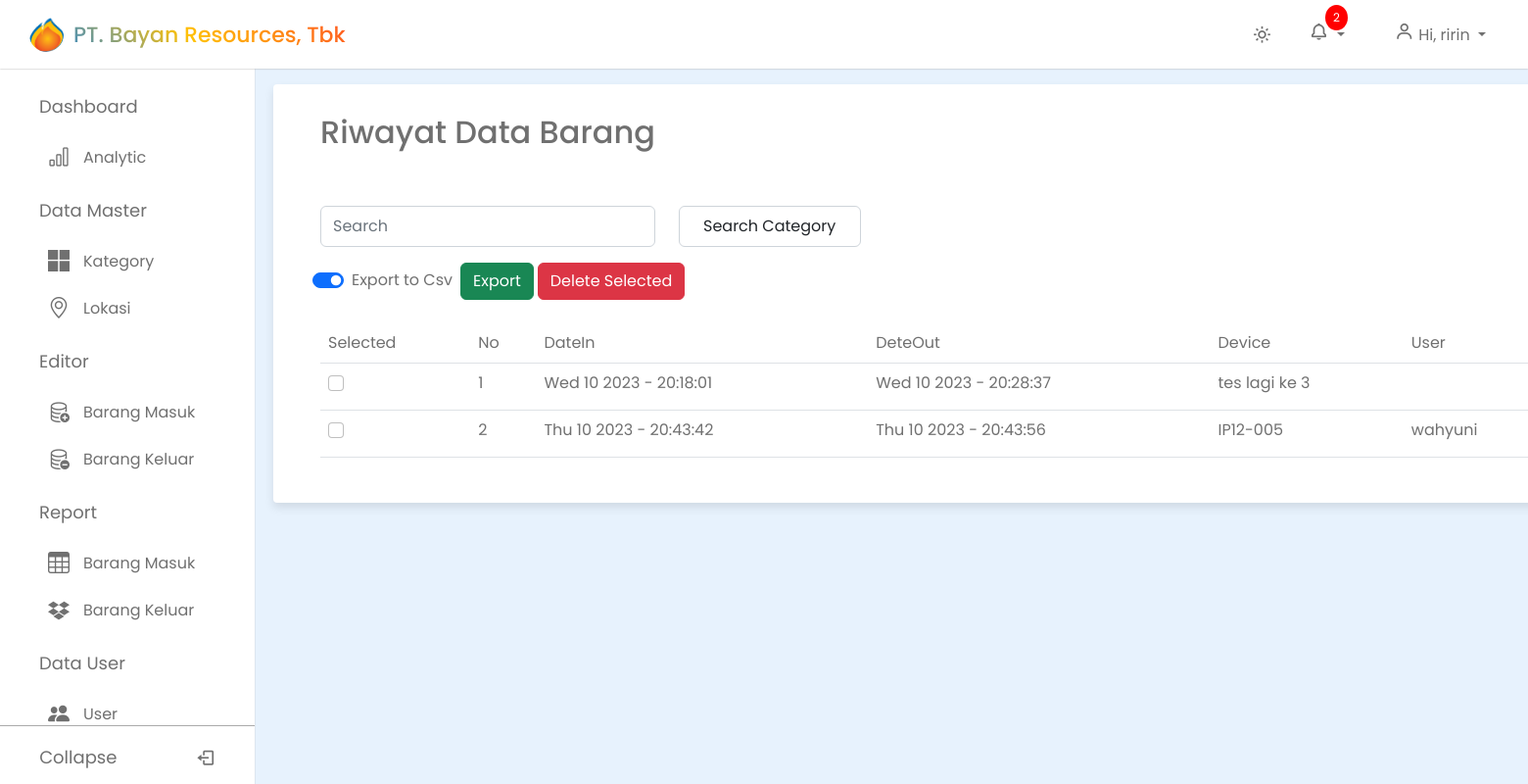
The app's page /dashboard/riwayatdata (signed in) with its own data.
### gudang/models.py (models this page shows, shortened)
class BarangKeluar(models.Model):
    nama = models.ForeignKey(
        User, on_delete=models.CASCADE, blank=True, null=True)
    date_keluar = models.CharField(max_length=100, blank=True, null=True)
    date_masuk = models.CharField(max_length=100, blank=True, null=True)
    device = models.TextField(max_length=100)
    user = models.TextField(max_length=100)
    pc = models.TextField(max_length=100)
    os = models.TextField(max_length=100)
    cpu = models.TextField(max_length=100)
    vga = models.TextField(max_length=100)
    ram = models.TextField(max_length=100)
    model = models.TextField(max_length=100)
    serialnumber = models.TextField(max_length=100)
    description = models.TextField(max_length=100)
    kategori = models.ForeignKey(Kategori, on_delete=models.CASCADE)
    lokasi = models.ForeignKey(Lokasi, on_delete=models.CASCADE, blank=True, null=True)
    class Meta:
        verbose_name_plural = "barang keluar"

### gudang/views.py (the view)
# urls.py: path("riwayatdata", tbriwayatdata, name="riwayatdata"),
@login_required
def tbriwayatdata(request):
    template_name = "tbriwayatbarang.html"
    global results
    results = None
    riwayatDT = BarangKeluar.objects.all()
    kategori = Kategori.objects.all()
    get_kategori = str(request.POST.get('kategori'))
    get_search = request.POST.get('search')
    print(get_kategori)
    print(get_search)
    search_category = BarangKeluar.objects.filter(
        kategori__kategori__contains=get_kategori)
    if get_search:
        queries = Q(date_masuk__icontains=get_search) | Q(date_keluar__icontains=get_search) | Q(device__icontains=get_search) | Q(user__icontains=get_search) | Q(pc__icontains=get_search) | Q(os__icontains=get_search) | Q(
            cpu__icontains=get_search) | Q(vga__icontains=get_search) | Q(ram__icontains=get_search) | Q(model__icontains=get_search) | Q(serialnumber__icontains=get_search) | Q(description__icontains=get_search)
        results = BarangKeluar.objects.filter(queries)
    elif get_kategori:
        results = BarangKeluar.objects.filter(
            kategori__kategori__contains=get_kategori)
    context = {
        "riwayatDT": riwayatDT,
        'kategori': kategori,
        's_kategori': search_category,
        'get_kategori': get_kategori,
        'get_search': get_search,
        'results': results,
    }
    return render(request, template_name, context)

### gudang/models.py (called while the page is built)
    def __str__(self):
        return self.kategori

    def __str__(self):
        return self.lokasi

### templates/tbriwayatbarang.html (shortened to what this page needs)
{% extends "base.html" %} {% block content %}
<div class="container-fluid px-5 col-2 rounded-1">
  <h2 class="title">Riwayat Data Barang</h2>
  <br />
  <div class="row g-3 align-item-center mt-2 mb-4">
    <div class="col-auto">
      <form
        class="d-flex"
        role="search"
        method="post"
        action="{% url 'riwayatdata' %}"
      >
        <input
          class="form-control me-2 py-2"
          type="search"
          name="search"
          placeholder="Search"
          aria-label="Search"
        />
      </form>
    </div>
    <div class="col-auto">
      <form
        class="d-flex"
        role="search"
        method="post"
        action="{% url 'riwayatdata' %}"
      >
        <select
          id="inputState"
          class="form-control py-0 px-4 m-0"
          name="kategori"
          onchange="this.form.submit()"
        >
          <option selected>Search Category</option>
        </select>
      </form>
    </div>
    <div>
      <div class="d-flex align-items-center">
        <form
          action="{% url 'exportcsv' %}"
          class="d-flex align-items-center row g-3"
        >
          <div class="form-check form-switch col-auto">
            <input
              class="form-check-input"
              type="checkbox"
              role="switch"
              id="flexSwitchCheckChecked"
              onclick="myFunction()"
              checked
            />
            <label
              class="form-check-label title"
              id="labelcsv"
              for="flexSwitchCheckChecked"
              >Export to Csv</label
            >
          </div>
          <button type="submit" class="col-auto btn btn-success" id="exp">
            Export
          </button>
        </form>
        <div class="row m-lg-0">
          <div class="col">
            <button type="button" class="btn btn-danger" id="deleteSelected">Delete Selected</button>
          </div>
      </div>
      </div>
    </div>
  </div>
  <div class="row">
    <form id="deleteForm" method="post" action="{% url 'delete_selected' %}">
      <table class="table">
        <thead>
          <tr>
            <td class="col">Selected</td>
            <td class="col">No</td>
            <td class="col">DateIn</td>
            <td class="col">DeteOut</td>
            <td class="col">Device</td>
            <td class="col">User</td>
          </tr>
        </thead>
        {% if not results %}
        <tbody>
          {% for data in riwayatDT %}
          <tr>
            <td>
              <input
                type="checkbox"
                class="form-check-input"
                name="selected_items"
                value="{{ data.id }}"
              />
            </td>
            <td>{{ forloop.counter }}</td>
            <td>{{ data.date_masuk }}</td>
            <td>{{ data.date_keluar }}</td>
            <td>{{ data.device }}</td>
            <td>{{ data.user }}</td>
                    </div>
                  </div>
          </tr>
          {% endfor %}
        {% endif %}
{% endblock content %}

### templates/base.html (shortened to what this page needs)
{% load static %}
<!DOCTYPE html>
<html lang="en">
  <head>
    <link
      href="https://unpkg.com/boxicons@2.1.4/css/boxicons.min.css"
      rel="stylesheet"
    />
    <link
      rel="stylesheet"
      href="https://unicons.iconscout.com/release/v4.0.0/css/line.css"
    />
    <link rel="stylesheet" href="sweetalert2.min.css" />
    <link
      href="https://cdn.jsdelivr.net/npm/bootstrap@5.2.1/dist/css/bootstrap.min.css"
      rel="stylesheet"
    />
    <link
      rel="stylesheet"
      href="https://cdn.jsdelivr.net/npm/bootstrap-icons@1.10.5/font/bootstrap-icons.css"
    />
    <link rel="stylesheet" href="{% static 'css/form.css' %}" />
    <link rel="stylesheet" href="{% static 'css/styleku.css' %} " />
  </head>
  <body>
    <nav class="navbar">
      <div class="logo_item">
        <img src="{% static 'image/bayanlogo.png'%}" alt=""></i>PT. Bayan Resources, Tbk
      </div>
      <div class="navbar_content">
        <i class='bx bx-sun' id="darkLight"></i>
        <div class="dropdown">
          <button class="btn dropdown-toggle title" type="button" id="notificationIcon" data-bs-toggle="dropdown" aria-expanded="false">
              <i class='bx bx-bell'></i>
              <span class="notification-badge" id="notificationCount">0</span>
          </button>
      </div>
      {% if request.session.is_operator == 'operator' %}
      <div class="dropdown">
          <button class="btn dropdown-toggle title" type="button" id="userDropdown" data-bs-toggle="dropdown" aria-expanded="false">
            <i class='bx bx-user'></i>  Hi, {{ request.user.email|truncatechars:10 }}
          </button>
      </div>
      {% endif %}
    </nav>
    <nav class="sidebar">
      <div class="menu_content">
        {% if request.session.is_operator == 'operator'%}
        <ul class="menu_items">
          <div class="menu_title menu_dahsboard"></div>
          <li class="item">
            <a href="{% url 'analitic' %}" class="nav_link">
              <span class="navlink_icon">
                <i class="bi bi-bar-chart"></i>
              </span>
              <span class="navlink">Analytic</span>
            </a>
          </li>
        </ul>
        <ul class="menu_items">
          <div class="menu_title menu_datamaster"></div>
          <li class="item">
            <a href="{% url 'kategory' %}" class="nav_link">
              <span class="navlink_icon">
                <i class="bi bi-microsoft"></i>
              </span>
              <span class="navlink">Kategory</span>
            </a>
          </li>
          <li class="item">
            <a href="{% url 'lokasi' %}" class="nav_link">
              <span class="navlink_icon">
                <i class="bi bi-geo-alt"></i>
              </span>
              <span class="navlink">Lokasi</span>
            </a>
          </li>
        </ul>
        <ul class="menu_items">
          <div class="menu_title menu_editor"></div>
          <li class="item">
            <a href="{% url 'barangmasuk' %}" class="nav_link">
              <span class="navlink_icon">
                <i class="bi bi-database-add"></i>
              </span>
              <span class="navlink">Barang Masuk</span>
            </a>
          </li>
          <li class="item">
            <a href="{% url 'barangkeluar' %}" class="nav_link">
              <span class="navlink_icon">
                <i class="bi bi-database-dash"></i>
              </span>
              <span class="navlink">Barang Keluar</span>
            </a>
          </li>
        </ul>
        <ul class="menu_items">
          <div class="menu_title menu_setting"></div>
          <li class="item">
            <a href="{% url 'tbdatabarang' %}" class="nav_link">
              <span class="navlink_icon">
                <i class="bi bi-table"></i>
              </span>
              <span class="navlink">Barang Masuk</span>
            </a>
          </li>
          <li class="item">
            <a href="{% url 'riwayatdata' %}" class="nav_link">
              <span class="navlink_icon">
                <i class="bi bi-dropbox"></i>
              </span>
              <span class="navlink">Barang Keluar</span>
            </a>
          </li>
        </ul>
        <ul class="menu_items">
          <div class="menu_title menu_data"></div>
          <li class="item">
            <a href="{% url 'usertb' %}" class="nav_link">
              <span class="navlink_icon">
                <i class="bi bi-people-fill"></i>
              </span>
              <span class="navlink">User</span>
            </a>
          </li>
        </ul>
        {% endif %}
        <div class="bottom_content">
          <div class="bottom expand_sidebar">
            <span> Expand</span>
          </div>
          <div class="bottom collapse_sidebar">
            <span> Collapse</span>
            <i class="bx bx-log-out"></i>
          </div>
        </div>
      </div>
    </nav>
    <section class="dashboard">
      {% block content %} {% endblock content %}
    </section>
  </body>
</html>

### static/css/form.css (style rules this page uses)
* { margin: 0; padding: 0; box-sizing: border-box; font-family: "Poppins", sans-serif; }
:root { --white-color: #fff; --blue-color: #4070f4; --grey-color: #707070; --grey-color-light: #aaa; }
body { background-color: #e7f2fd; transition: none; min-height: 100vh; align-items: center; justify-content: center; }
.container-fluid { position: relative; max-width: 3000px; width: 250%; border-radius: 6px; padding: 30px; margin: 76px 20px 50px 15px; background-color: var(--white-color); border: var(--grey-color); box-shadow: 0 5px 10px rgba(0, 0, 0, 0.1); }
.input-field input, select { outline: none; font-size: 14px; font-weight: 400; color: #333; border-radius: 5px; border: 1px solid var(--grey-color); padding: 0 15px; height: 42px; margin: 8px 0; }

### static/css/styleku.css (style rules this page uses)
* { margin: 0; padding: 0; box-sizing: border-box; font-family: "Poppins", sans-serif; }
:root { --white-color: #fff; --blue-color: #4070f4; --grey-color: #707070; --grey-color-light: #aaa; --greynav-color: #e7e7e7; }
body { background-color: #e7f2fd; transition: none; }
td.col { color: var(--grey-color); }
td { color: var(--grey-color); }
.title { color: var(--grey-color); }
.navbar { position: fixed; top: 0; width: 100%; left: 0; background-color: var(--white-color); display: flex; align-items: center; justify-content: space-between; padding: 15px 30px; z-index: 1000; box-shadow: 0 0 2px var(--grey-color-light); }
.notification-badge { position: absolute; top: -10px; right: 10px; background-color: red; color: white; font-size: 12px; padding: 4px 8px; border-radius: 50%; }
.logo_item { display: flex; align-items: center; column-gap: 10px; font-size: 22px; font-weight: 500; background: linear-gradient(45deg, #007bff, #ffc107, #ff5722); -webkit-background-clip: text; -webkit-text-fill-color: transparent; }
.navbar img { width: 35px; height: 35px; border-radius: 50%; }
.navbar_content { display: flex; align-items: center; column-gap: 25px; }
.navbar_content i { cursor: pointer; font-size: 20px; color: var(--grey-color); }
.sidebar { background-color: var(--white-color); width: 260px; position: fixed; top: 0; left: 0; height: 100%; padding: 80px 20px; z-index: 100; overflow-y: scroll; box-shadow: 0 0 1px var(--grey-color-light); transition: none; }
.menu_content { position: relative; }
.dashboard { position: relative; left: 250px; background-color: var(--panel-color); min-height: 100vh; width: calc(100% - 250px); padding: 10px 14px; transition: none; }
.menu_title { margin: 15px 0; padding: 0 20px; font-size: 18px; }
.menu_title::before { color: var(--grey-color); white-space: nowrap; }
.menu_dahsboard::before { content: "Dashboard"; }
.menu_datamaster::before { content: "Data Master"; }
.menu_editor::before { content: "Editor"; }
.menu_setting::before { content: "Report"; }
.menu_data::before { content: "Data User"; }
.menu_items { padding: 0; list-style: none; }
.navlink_icon { position: relative; font-size: 22px; min-width: 50px; line-height: 40px; display: inline-block; text-align: center; border-radius: 6px; }
.navlink_icon::before { content: ""; position: absolute; height: 100%; width: calc(100% + 100px); left: -20px; }
.sidebar .nav_link { display: flex; align-items: center; width: 100%; padding: 4px 15px; border-radius: 8px; text-decoration: none; color: var(--grey-color); white-space: nowrap; }
.bottom_content { position: fixed; bottom: 60px; left: 0; width: 260px; cursor: pointer; transition: none; }
.bottom { position: absolute; display: flex; align-items: center; left: 0; justify-content: space-around; padding: 18px 0; text-align: center; width: 100%; color: var(--grey-color); border-top: 1px solid var(--grey-color-light); background-color: var(--white-color); }
.bottom i { font-size: 20px; }
.bottom span { font-size: 18px; }

### records on screen
BarangKeluar: date_masuk "Wed 10 2023 - 20:18:01", date_keluar "Wed 10 2023 - 20:28:37", device "tes lagi ke 3"
BarangKeluar: date_masuk "Thu 10 2023 - 20:43:42", date_keluar "Thu 10 2023 - 20:43:56", device "IP12-005", user "wahyuni"

### other values on screen
{{ request.user.email|truncatechars:10 }} "ririn"
